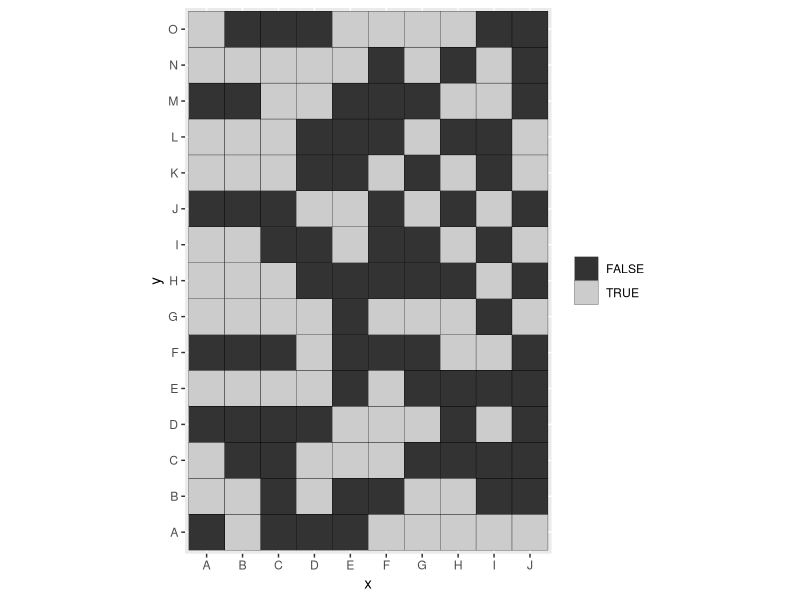
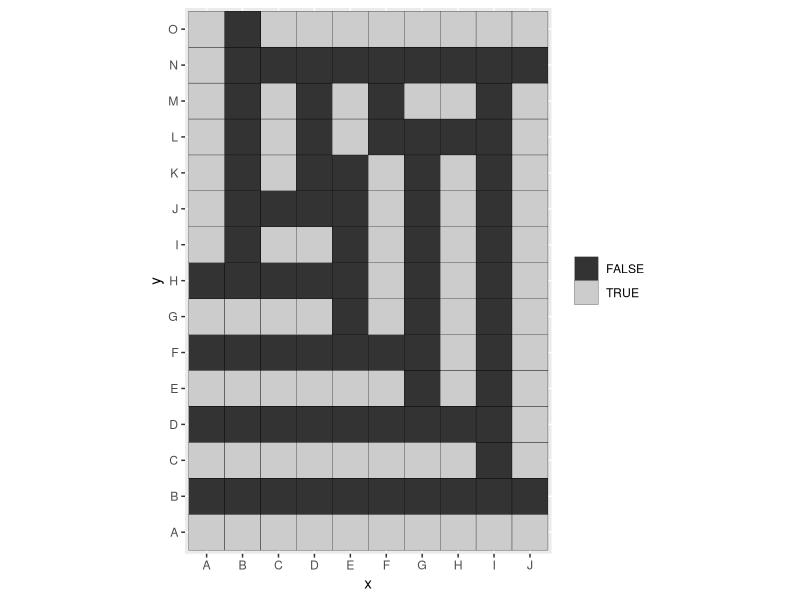

Write the R code that produced these figures, in order.
## ---- chunk 1
knitr::opts_chunk$set(echo = TRUE)
## ---- chunk 2
# Paramétrage : taille
num_rows <- 10
num_cols <- 15
# Nombre de spectateurs
num_cells <- num_rows * num_cols /2
## ---- chunk 3
library("magrittr")
sample(c(rep(TRUE, num_cells), rep(FALSE, num_rows * num_cols - num_cells))) %>% 
  matrix(nrow = num_rows) ->
  seats
## ---- chunk 4
library("ggplot2")
plot_map <- function(the_pattern) {
  the_df <- as.data.frame.table(the_pattern)
  names(the_df) <- c("x", "y", "z")
  the_plot <- ggplot(data=the_df, ggplot2::aes_(x=~x, y=~y)) +
    geom_tile(aes_(fill=~z), col="black") +
    theme(panel.grid = ggplot2::element_line()) +
    coord_fixed() +
    labs(fill=unique(the_pattern))+
    theme(legend.title = element_blank())+
    scale_fill_grey()
  return(the_plot)
}

seats %>% plot_map

# Occupation des premiers sièges (ligne du bas)
seats[1:10]
## ---- chunk 5
num_neighbors <- function(seats, seat) {
  # From vector to matrix. Size
  num_rows <- nrow(seats)
  num_cols <- ncol(seats)
  # Coordinates of the seat
  seat_row <- (seat - 1) %% num_rows +1
  seat_col <- (seat - 1) %/% num_rows + 1
  # Window around the seat
  min_row <- max(seat_row -1, 1)
  max_row <- min(seat_row +1, num_rows)
  min_col <- max(seat_col -1, 1)
  max_col <- min(seat_col +1, num_cols)
  # Return the number of occupied seats, minus 1 if the seat itself is occupied
  return(sum(seats[min_row:max_row, min_col:max_col]) - seats[seat])
}
## ---- chunk 6
avg_num_neighbors <- function(seats) {
  # Initialize the number of neighbors
  num_nb <- 0
  for (seat in which(seats)) {
    # Number of neighbors of each occupied seat
    num_nb <- num_nb + num_neighbors(seats, seat)
  }
  return(num_nb / sum(seats))
}

# Average number of neighbors
avg_num_neighbors(seats)
## ---- chunk 7
from_seat <- sample(which(seats), size=1)
## ---- chunk 8
to_seat <- sample(which(!seats), size=1)
## ---- chunk 9
d_n <- num_neighbors(seats, to_seat) - num_neighbors(seats, from_seat)
## ---- chunk 10
adjust <- 5
move <- (exp(-adjust*d_n) > runif(1))
## ---- chunk 11
if (move) {
  seats[from_seat] <- FALSE
  seats[to_seat] <- TRUE
}
## ---- chunk 12
iterations <- 1E5
adjust <- 10
## ---- chunk 13
num_moves <- 0
for (i in 1:iterations) {
  from_seat <- sample(which(seats), size=1)
  to_seat <- sample(which(!seats), size=1)
  d_n <- num_neighbors(seats, to_seat) - num_neighbors(seats, from_seat)
  move <- (exp(-adjust*d_n) > runif(1))
  if (move) {
    seats[from_seat] <- FALSE
    seats[to_seat] <- TRUE
    num_moves <- num_moves + 1
  }
}

# Number of actual moves
num_moves
# Plot the configuration
seats %>% plot_map()
# Average number of neghbors
avg_num_neighbors(seats)
